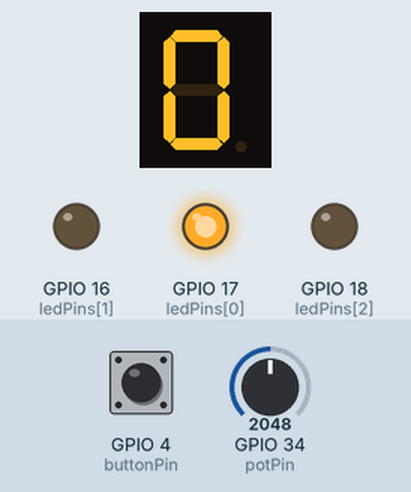
The sketch below on a simulated ESP32. Shown: 1-digit seven-segment display, output pins drawn as LEDs (lit = HIGH). Wiring (inferred from the names in the program): 1-digit 7-segment display, segments lit when HIGH: segments GPIO 13, GPIO 14, GPIO 25, GPIO 26, GPIO 27, GPIO 32, GPIO 33. Inputs (shaded band) come from the test bench; at power-on: GPIO 4 (buttonPin) LOW, GPIO 34 (potPin) = 2048. The segment pins are drawn as the display they are named for; pins used as bus, display or sensor lines are not drawn.

Above: at 0.1 s.
At 4.1 s:
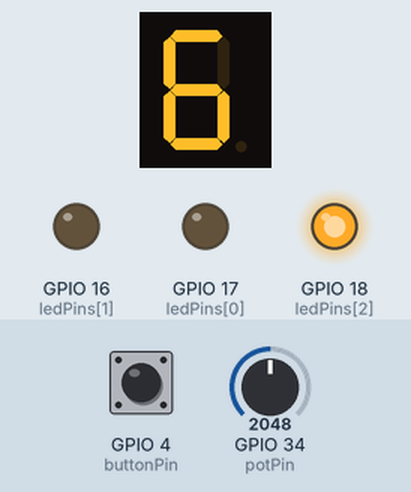
At 9.1 s:
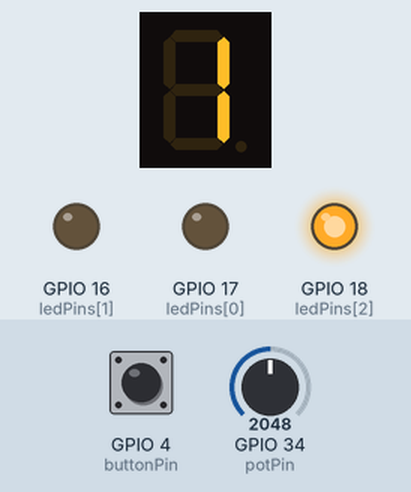
At 18.6 s:
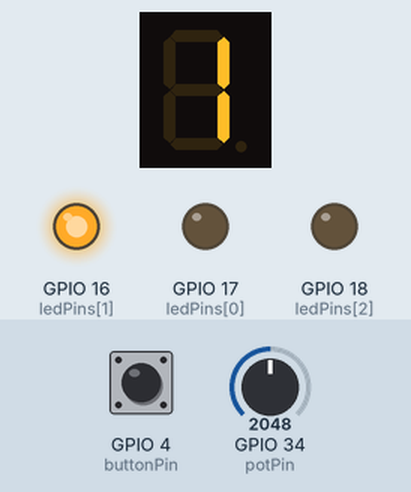
At 28.1 s:
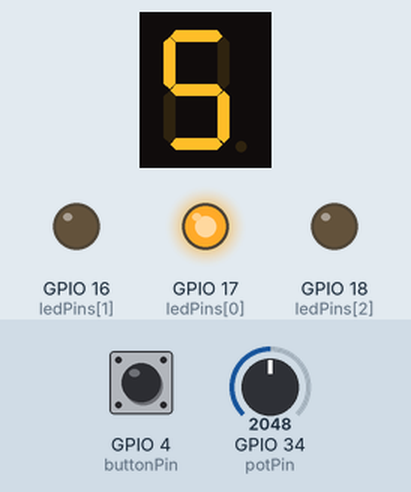
At 38.1 s:
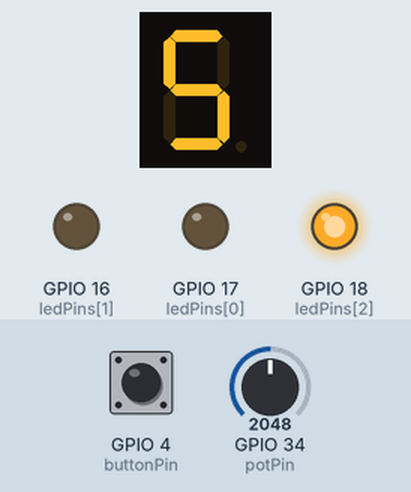
Timing chart, 0 to 39.6 s (numbered marks = the images above):
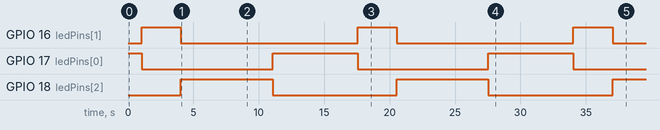

Measured:
- by itself, GPIO 16 (ledPins[1]): alternates HIGH for 3.0 s and LOW for 13.5 s
- by itself, GPIO 17 (ledPins[0]): alternates HIGH for 6.5 s and LOW for 10.0 s
- by itself, GPIO 18 (ledPins[2]): alternates HIGH for 7.0 s and LOW for 9.5 s
- what the display in image 0 shows lasts 1.0 s, from 0.1 s to 1.1 s

The sketch:

traffic-light.ino
```cpp
// Traffic light with pedestrian button and 7-segment countdown (ESP32)
//
// States and timing:
//   GREEN  : 3-10 s (set by pot, read once when green starts; first cycle 8 s)
//   YELLOW : 3 s
//   RED    : 7 s
//   Order  : GREEN -> YELLOW -> RED -> GREEN ...
//
// Pedestrian button:
//   Press during GREEN -> green ends 1 s after the press
//   (if less than 1 s is left, green just ends normally)
//   Press during YELLOW or RED -> ignored
//   Debounce 50 ms with millis(), count on the press edge only
//
// Pins:
//   LEDs   : RED 18, GREEN 17, YELLOW 16 (220 ohm each)
//   Button : GPIO4 -> GND, external 10k pull-up to 3V3 (pinMode INPUT, pressed = LOW)
//   Pot    : wiper -> GPIO34 (ADC 0-4095)
//
// 7-segment: 3461AS, common cathode, digit 1 only (pin 12 -> GND), HIGH = segment on
//   a=13  b=14  c=25  d=26  e=27  f=32  g=33  (220 ohm each, ~7.3 mA per segment)
//   Shows whole seconds left in the current state, e.g. RED: 6, 5, 4, 3, 2, 1, 0
//   (one digit only, so values above 9 are shown as 9)

const int ledPins[] = { 17, 16, 18 };
const int numberOfLedPins = sizeof(ledPins) / sizeof(ledPins[0]);
const int segmentPins[] = { 13, 14, 25, 26, 27, 32, 33 };
const int potPin = 34;
const int buttonPin = 4;
unsigned long now = 0;
unsigned long lastCheck = 0;
unsigned long lastChangeTime = 0;
unsigned long debounceInterval = 50;
unsigned long ledIntervals[] = { 8000, 3000, 7000 };  //Green - Yellow - Red
int ledNumber = 0;
bool stableState = 1;
bool lastReading = false;
const byte digitPatterns[] = { 0b0111111,
                               0b0000110,
                               0b1011011,
                               0b1001111,
                               0b1100110,
                               0b1101101,
                               0b1111101,
                               0b0000111,
                               0b1111111,
                               0b1101111 };
void setup() {
  Serial.begin(115200);
  for (int i = 0; i < numberOfLedPins; i++) {
    pinMode(ledPins[i], OUTPUT);
  }
  for (int i = 0; i < 7; i++) {
    pinMode(segmentPins[i], OUTPUT);
  }
  pinMode(potPin, INPUT);
  pinMode(buttonPin, INPUT);
  digitalWrite(ledPins[0], HIGH);
}

void showDigit(int digit) {
  byte pattern = digitPatterns[digit];
  for (int i = 0; i < 7; i++) {
    digitalWrite(segmentPins[i], bitRead(pattern, i));
  }
}

void ledLight() {
  ledNumber++;
  if (ledNumber > 2) {
    ledNumber = 0;
    readPot();
  }
  for (int i = 0; i < numberOfLedPins; i++) {
    if (i == ledNumber) {
      digitalWrite(ledPins[ledNumber], HIGH);
    } else {
      digitalWrite(ledPins[i], LOW);
    }
  }
}

void readPot() {
  unsigned long rawValue = analogRead(potPin);
  ledIntervals[0] = ((rawValue * 7000) / 4095) + 3000;
}

bool buttonState() {
  bool reading = digitalRead(buttonPin);
  bool pressed = false;
  if (reading != lastReading) {
    lastChangeTime = now;
    lastReading = reading;
  }
  if (now - lastChangeTime >= debounceInterval) {
    if (reading == 0 && stableState == 1) {
      pressed = true;
    }
    stableState = reading;
  }
  return pressed;
}

void ifPressButton(bool pressedButton) {
  if (ledNumber == 0 && pressedButton) {
    unsigned long elapsed = now - lastCheck;
    unsigned long timeLeft = ledIntervals[0] - elapsed;
    if (timeLeft > 1000) {
      ledIntervals[0] = elapsed + 1000;
    }
  }
}

void loop() {
  now = millis();
  if (now - lastCheck >= ledIntervals[ledNumber]) {
    lastCheck = now;
    ledLight();
  }
  ifPressButton(buttonState());
  int n = (ledIntervals[ledNumber] - (now - lastCheck)) / 1000;
  n = constrain(n, 0, 9);
  showDigit(n);
}
```
